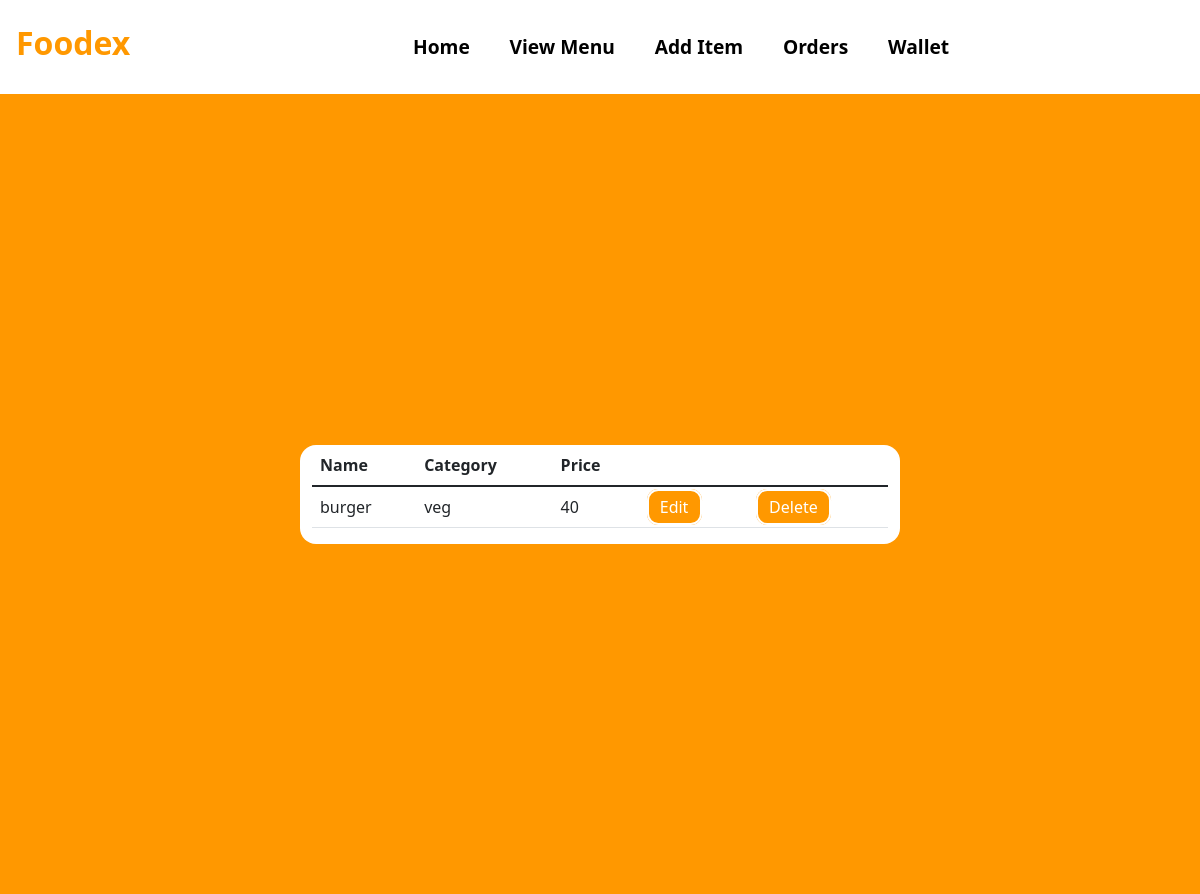
The app's page /View-Menu (signed in), older data.
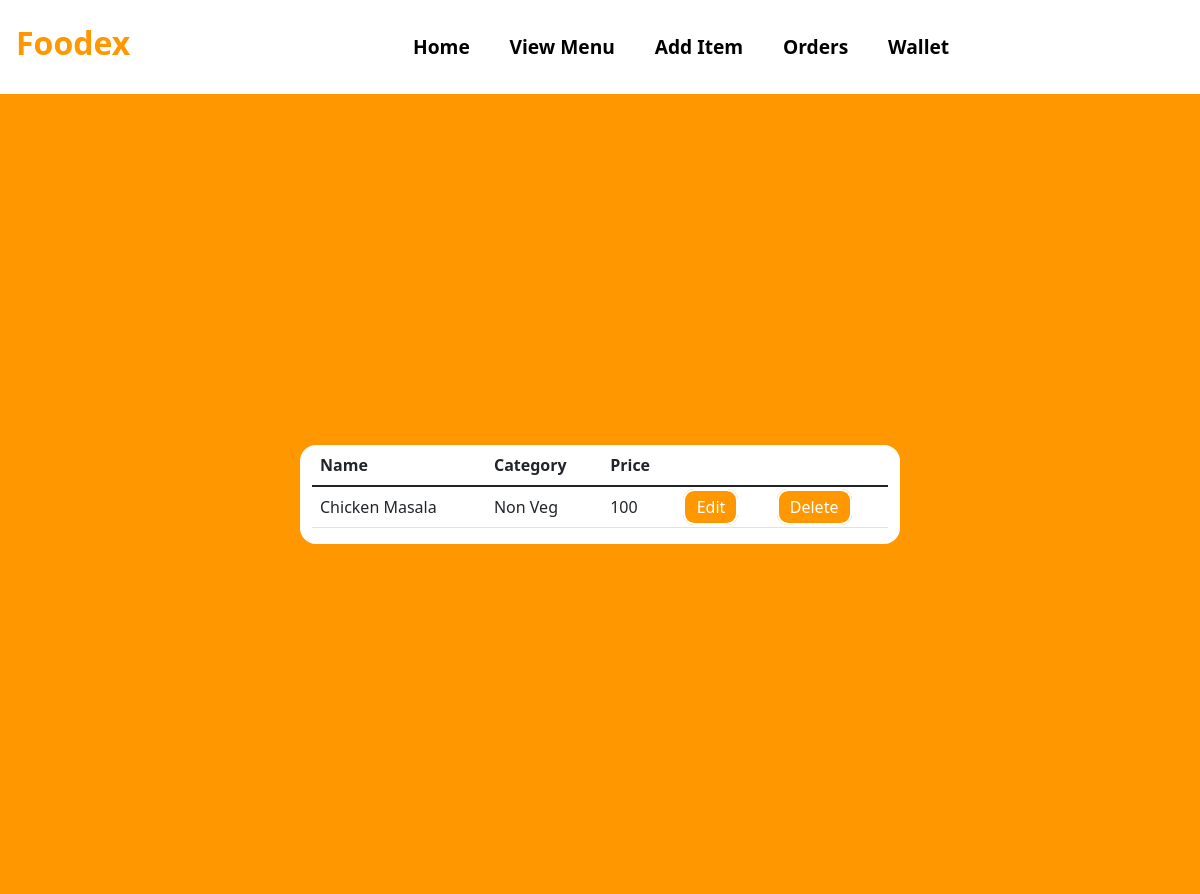
The same page, newer data.
### tables this page shows
CREATE TABLE MENU(
                        ITEM_ID INTEGER PRIMARY KEY AUTOINCREMENT,
                        ITEM_NAME TEXT,
                        ITEM_CATEGORY TEXT,
                        ITEM_PRICE INTEGER,
                        RESTAURANT_ID INTEGER,
                        FOREIGN KEY(RESTAURANT_ID) REFERENCES RESTAURANT(RESTAURANT_ID)
                       );

### app.py (the view)
@app.route("/View-Menu")
def view_menu():
    cursor=connection.cursor()
    cursor.execute("SELECT m.ITEM_ID,m.ITEM_NAME,m.ITEM_CATEGORY,m.ITEM_PRICE FROM MENU m LEFT JOIN RESTAURANT r ON m.RESTAURANT_ID = r.RESTAURANT_ID WHERE m.RESTAURANT_ID="+str(session["id"])+"; ")
    result=cursor.fetchall()
    return render_template("View_Menu.html",MENU=result)

### templates/View_Menu.html (shortened to what this page needs)
<!DOCTYPE html>
<html lang="en">
<head>
    <link href="https://cdn.jsdelivr.net/npm/bootstrap@5.1.3/dist/css/bootstrap.min.css" rel="stylesheet">
    <link rel= "stylesheet" type= "text/css" href= "{{ url_for('static',filename='Styles.css') }}">
</head>
<body>
<nav class="navbar navbar-expand-lg bg-white">
  <h3 class="navbar-brand Logo" style="color:#ff9800;font-size: 2rem;"href="#">Foodex</h3>
    <div class="container">
  <div class="collapse navbar-collapse" id="navbarSupportedContent">
    <ul class="navbar-nav mr-auto nav-links">
        <li class="nav-item">
        <a class="nav-link nav-link-btn" href="/Resturant-Dashboard">Home</a>
      </li>
      <li class="nav-item">
        <a class="nav-link nav-link-btn" href="/View-Menu">View Menu</a>
      </li>
      <li class="nav-item">
        <a class="nav-link nav-link-btn" href="/Add-Item">Add Item</a>
      </li>
        <li class="nav-item">
        <a class="nav-link nav-link-btn" href="/Resturant-Orders">Orders</a>
      </li>
        <li class="nav-item">
        <a class="nav-link nav-link-btn" href="/Resturant-Wallet">Wallet</a>
      </li>
    </ul>
  </div>
     </div>
</nav>
  <div class="ToCenter" style="background:#ff9800;">
  <div class="container">
        <div class="row">
            <div class="col">
                <table class="table">
                    <thead>
                      <tr>
                        <th scope="col">Name</th>
                        <th scope="col">Category</th>
                        <th scope="col">Price</th>
                      </tr>
                    </thead>
                    <tbody>
                      {% for i in MENU %}
                      <tr>
                        <td>{{i[1]}}</td>
                        <td>{{i[2]}}</td>
                          <td>{{i[3]}}</td>
                        <td> <a class="Edit-btn" style="background:#ff9800;" href="/Edit-Item?id={{i[0]}}">Edit</a> </td>
                          <td> <a class="Edit-btn" style="background:#ff9800;" href="/Delete-Item?id={{i[0]}}">Delete</a> </td>
                      </tr>
                      {% endfor %}
                    </tbody>
                  </table>
            </div>
        </div>
    </div>
    </div>
</body>
</html>

Row changes from the older to the newer data that the page shows:
no longer on this page (row unchanged): MENU: ITEM_NAME "burger", ITEM_CATEGORY "veg", ITEM_PRICE "40"
added MENU: ITEM_NAME "Chicken Masala", ITEM_CATEGORY "Non Veg", ITEM_PRICE "100"
